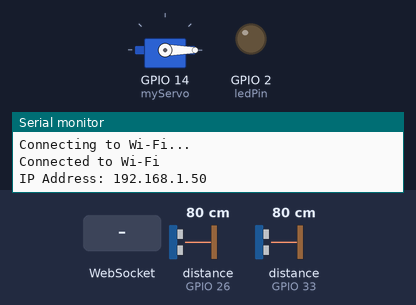
A sketch run on a simulated ESP32. Shown: servo, output pins drawn as LEDs (lit = HIGH), the last lines printed to the serial monitor. Wiring (inferred from the names in the program): ultrasonic range finder: trigger GPIO 27; echo GPIO 26. Inputs (shaded band) come from the test bench; at power-on: distance to the obstacle (sensors on GPIO 26, GPIO 33) 80 cm. The echo pulse lasts 58.3 µs per cm; WiFi joins after 1.5 s; servers stay silent unless stated; pins used as bus, display or sensor lines are not drawn.

Above: at 3.2 s.
3.3 s: WebSocket text "YES" received
At 4.5 s:
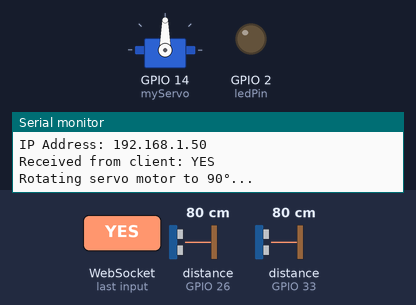
4.8 s: distance to the obstacle (sensor on GPIO 26) set to 2 cm
6.3 s: WebSocket text "1" received
At 6.8 s:
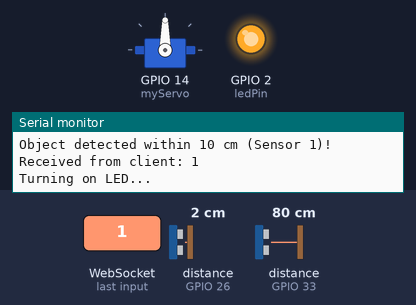
7.8 s: distance to the obstacle (sensor on GPIO 33) set to 12 cm
9.5 s: distance to the obstacle (sensor on GPIO 33) set to 9 cm
At 20.3 s:
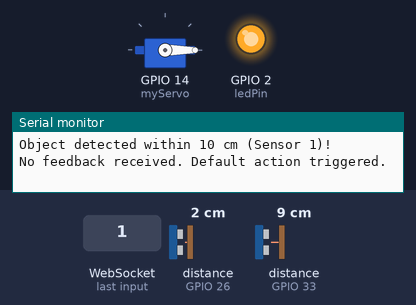
Timing chart, 0 to 21.0 s (numbered marks = the images above; inputs shaded):
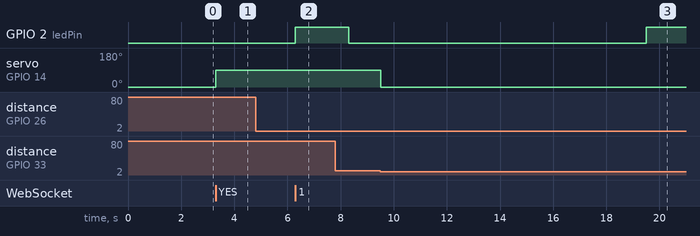

Measured:
- the behaviour switches between 11 and 10 cm on distance to the obstacle (sensor on GPIO 33) (found by bisection; images 2 and 3)
- after the input at 3.3 s, servo on GPIO 14 (myServo): 0° → 90° at once
- after the input at 6.3 s, GPIO 2 (ledPin): LOW → HIGH at once
- after the input at 9.5 s, GPIO 2 (ledPin): LOW → HIGH after 10.0 s; servo on GPIO 14 (myServo): 90° → 0° at once

The sketch:

sketch_feb6a.ino
```cpp
// #include <WiFi.h>
// #include <AsyncTCP.h>
// #include <ESPAsyncWebServer.h>
// #include <ESP32Servo.h>

// // Wi-Fi credentials
// const char* ssid = "hehe";
// const char* password = "password";

// // Ultrasonic sensor pins
// const int trigPin = 27; // Trigger pin
// const int echoPin = 26; // Echo pin

// // Servo motor
// Servo myServo;
// bool servoActive = false;
// unsigned long servoStartTime = 0;

// // LED pin
// const int ledPin = 2;

// // WebSocket server
// AsyncWebServer server(81);
// AsyncWebSocket ws("/ws");  // WebSocket endpoint

// // Variables
// unsigned long lastTriggerTime = 0;
// const unsigned long debounceDelay = 3000;  // Debounce time (3 seconds)
// bool feedbackReceived = false;

// // Function to send WebSocket messages
// void notifyClients(const char* message) {
//   ws.textAll(message);
// }

// // Handle WebSocket messages
// void handleWebSocketMessage(void *arg, uint8_t *data, size_t len) {
//   String message = String((char*)data).substring(0, len);
//   Serial.println("Received from client: " + message);

//   if (message == "YES") {
//     Serial.println("Rotating servo motor to 90°...");
//     myServo.write(90);  // Rotate to 90°
//     servoStartTime = millis();
//     servoActive = true;  // Set flag to return after 10 sec
//   } else {
//     Serial.println("Turning on LED...");
//     digitalWrite(ledPin, HIGH);
//     delay(2000);
//     digitalWrite(ledPin, LOW);
//   }

//   feedbackReceived = true;  // Mark feedback as received
// }

// // WebSocket event callback
// void onEvent(AsyncWebSocket *server, AsyncWebSocketClient *client, AwsEventType type, void *arg, uint8_t *data, size_t len) {
//   if (type == WS_EVT_DATA) {
//     handleWebSocketMessage(arg, data, len);
//   }
// }

// void setup() {
//   Serial.begin(115200);

//   // Connect to Wi-Fi
//   WiFi.begin(ssid, password);
//   while (WiFi.status() != WL_CONNECTED) {
//     delay(1000);
//     Serial.println("Connecting to Wi-Fi...");
//   }
//   Serial.println("Connected to Wi-Fi");
//   Serial.print("IP Address: ");
//   Serial.println(WiFi.localIP());

//   // Initialize WebSocket server
//   ws.onEvent(onEvent);
//   server.addHandler(&ws);
//   server.begin();

//   // Initialize sensor and peripherals
//   pinMode(trigPin, OUTPUT);
//   pinMode(echoPin, INPUT);
//   pinMode(ledPin, OUTPUT);

//   // Attach servo motor
//   myServo.attach(14);  // Servo connected to GPIO 14
//   myServo.write(0);    // Set initial servo position
// }

// // Function to get distance from the ultrasonic sensor
// float getDistance() {
//   digitalWrite(trigPin, LOW);
//   delayMicroseconds(2);
//   digitalWrite(trigPin, HIGH);
//   delayMicroseconds(10);
//   digitalWrite(trigPin, LOW);

//   long duration = pulseIn(echoPin, HIGH);
//   return duration * 0.034 / 2;
// }

// void loop() {
//   float distance = getDistance();

//   // Trigger WebSocket notification if distance < 10 cm
//   if (distance > 0 && distance < 10 && millis() - lastTriggerTime > debounceDelay) {
//     Serial.println("Object detected within 10 cm!");
//     notifyClients("SENSOR_TRIGGERED");
//     lastTriggerTime = millis();
//     feedbackReceived = false;

//     // Wait for feedback
//     unsigned long startTime = millis();
//     while (!feedbackReceived && millis() - startTime < 10000) {
//       delay(1000);
//       ws.cleanupClients();  // Keep WebSocket clients active
//     }

//     if (!feedbackReceived) {
//       Serial.println("No feedback received. Default action triggered.");
//       digitalWrite(ledPin, HIGH);
//       delay(2000);
//       digitalWrite(ledPin, LOW);
//     }
//   }

//   // Return servo to 0° after 10 sec
//   if (servoActive && millis() - servoStartTime >= 10000) {
//     Serial.println("Returning servo to 0°...");
//     myServo.write(0);
//     servoActive = false; // Reset flag
//   }

//   // Clean up WebSocket clients periodically
//   ws.cleanupClients();
// }


// #include <WiFi.h>
// #include <AsyncTCP.h>
// #include <ESPAsyncWebServer.h>
// #include <ESP32Servo.h>

// // Wi-Fi credentials
// const char* ssid = "hehe";
// const char* password = "password";

// // Ultrasonic sensor 1 (Triggering action)
// const int trigPin1 = 27;
// const int echoPin1 = 26;

// // Ultrasonic sensor 2 (Resetting servo)
// const int trigPin2 = 25;
// const int echoPin2 = 33;

// // Servo motor
// Servo myServo;
// bool servoActive = false;

// // LED pin
// const int ledPin = 2;

// // WebSocket server
// AsyncWebServer server(81);
// AsyncWebSocket ws("/ws");  // WebSocket endpoint

// // Variables
// unsigned long lastTriggerTime = 0;
// const unsigned long debounceDelay = 3000;  // Debounce time (3 seconds)
// bool feedbackReceived = false;

// // Function to send WebSocket messages
// void notifyClients(const char* message) {
//   ws.textAll(message);
// }

// // Handle WebSocket messages
// void handleWebSocketMessage(void *arg, uint8_t *data, size_t len) {
//   String message = String((char*)data).substring(0, len);
//   Serial.println("Received from client: " + message);

//   if (message == "YES") {
//     Serial.println("Rotating servo motor to 90°...");
//     myServo.write(90);  // Rotate to 90°
//     servoActive = true;  // Set flag to wait for second sensor
//   } else {
//     Serial.println("Turning on LED...");
//     digitalWrite(ledPin, HIGH);
//     delay(2000);
//     digitalWrite(ledPin, LOW);
//   }

//   feedbackReceived = true;  // Mark feedback as received
// }

// // WebSocket event callback
// void onEvent(AsyncWebSocket *server, AsyncWebSocketClient *client, AwsEventType type, void *arg, uint8_t *data, size_t len) {
//   if (type == WS_EVT_DATA) {
//     handleWebSocketMessage(arg, data, len);
//   }
// }

// void setup() {
//   Serial.begin(115200);

//   // Connect to Wi-Fi
//   WiFi.begin(ssid, password);
//   while (WiFi.status() != WL_CONNECTED) {
//     delay(1000);
//     Serial.println("Connecting to Wi-Fi...");
//   }
//   Serial.println("Connected to Wi-Fi");
//   Serial.print("IP Address: ");
//   Serial.println(WiFi.localIP());

//   // Initialize WebSocket server
//   ws.onEvent(onEvent);
//   server.addHandler(&ws);
//   server.begin();

//   // Initialize sensor and peripherals
//   pinMode(trigPin1, OUTPUT);
//   pinMode(echoPin1, INPUT);
//   pinMode(trigPin2, OUTPUT);
//   pinMode(echoPin2, INPUT);
//   pinMode(ledPin, OUTPUT);

//   // Attach servo motor
//   myServo.attach(14);  // Servo connected to GPIO 14
//   myServo.write(0);    // Set initial servo position
// }

// // Function to get distance from an ultrasonic sensor
// float getDistance(int trigPin, int echoPin) {
//   digitalWrite(trigPin, LOW);
//   delayMicroseconds(2);
//   digitalWrite(trigPin, HIGH);
//   delayMicroseconds(10);
//   digitalWrite(trigPin, LOW);

//   long duration = pulseIn(echoPin, HIGH);
//   return duration * 0.034 / 2;
// }

// void loop() {
//   float distance1 = getDistance(trigPin1, echoPin1);
//   float distance2 = getDistance(trigPin2, echoPin2);

//   // Trigger WebSocket notification if Sensor 1 detects an object within 10 cm
//   if (distance1 > 0 && distance1 < 10 && millis() - lastTriggerTime > debounceDelay) {
//     Serial.println("Object detected within 10 cm (Sensor 1)!");
//     notifyClients("SENSOR_TRIGGERED");
//     lastTriggerTime = millis();
//     feedbackReceived = false;

//     // Wait for feedback
//     unsigned long startTime = millis();
//     while (!feedbackReceived && millis() - startTime < 10000) {
//       delay(1000);
//       ws.cleanupClients();  // Keep WebSocket clients active
//     }

//     if (!feedbackReceived) {
//       Serial.println("No feedback received. Default action triggered.");
//       digitalWrite(ledPin, HIGH);
//       delay(2000);
//       digitalWrite(ledPin, LOW);
//     }
//   }

//   // Wait for Sensor 2 to detect an object to reset servo
//   if (servoActive && distance2 > 0 && distance2 < 10) {
//     Serial.println("Object detected within 10 cm (Sensor 2)! Returning servo to 0°...");
//     myServo.write(0);
//     servoActive = false; // Reset flag
//   }

//   // Clean up WebSocket clients periodically
//   ws.cleanupClients();
// }


#include <WiFi.h>
#include <AsyncTCP.h>
#include <ESPAsyncWebServer.h>
#include <ESP32Servo.h>

// Wi-Fi credentials
const char* ssid = "hehe";
const char* password = "password";

// Ultrasonic sensor 1 (Triggering action)
const int trigPin1 = 27;
const int echoPin1 = 26;

// Ultrasonic sensor 2 (Resetting servo)
const int trigPin2 = 25;
const int echoPin2 = 33;

// Servo motor
Servo myServo;
bool sensor1Active = true;  // Sensor 1 starts active
bool servoActive = false;   // Servo starts inactive

// LED pin
const int ledPin = 2;

// WebSocket server
AsyncWebServer server(81);
AsyncWebSocket ws("/ws");

// Variables
unsigned long lastTriggerTime = 0;
const unsigned long debounceDelay = 3000;
bool feedbackReceived = false;

// Function to send WebSocket messages
void notifyClients(const char* message) {
  ws.textAll(message);
}

// Handle WebSocket messages
void handleWebSocketMessage(void *arg, uint8_t *data, size_t len) {
  String message = String((char*)data).substring(0, len);
  Serial.println("Received from client: " + message);

  if (message == "YES") {
    Serial.println("Rotating servo motor to 90°...");
    myServo.write(90);
    servoActive = true;  // Set flag for Sensor 2 activation
  } else {
    Serial.println("Turning on LED...");
    digitalWrite(ledPin, HIGH);
    delay(2000);
    digitalWrite(ledPin, LOW);
  }

  feedbackReceived = true;
}

// WebSocket event callback
void onEvent(AsyncWebSocket *server, AsyncWebSocketClient *client, AwsEventType type, void *arg, uint8_t *data, size_t len) {
  if (type == WS_EVT_DATA) {
    handleWebSocketMessage(arg, data, len);
  }
}

void setup() {
  Serial.begin(115200);

  // Connect to Wi-Fi
  WiFi.begin(ssid, password);
  while (WiFi.status() != WL_CONNECTED) {
    delay(1000);
    Serial.println("Connecting to Wi-Fi...");
  }
  Serial.println("Connected to Wi-Fi");
  Serial.print("IP Address: ");
  Serial.println(WiFi.localIP());

  // Initialize WebSocket server
  ws.onEvent(onEvent);
  server.addHandler(&ws);
  server.begin();

  // Initialize sensor and peripherals
  pinMode(trigPin1, OUTPUT);
  pinMode(echoPin1, INPUT);
  pinMode(trigPin2, OUTPUT);
  pinMode(echoPin2, INPUT);
  pinMode(ledPin, OUTPUT);

  // Attach servo motor
  myServo.attach(14);
  myServo.write(0);
}

// Function to get distance from an ultrasonic sensor
float getDistance(int trigPin, int echoPin) {
  digitalWrite(trigPin, LOW);
  delayMicroseconds(2);
  digitalWrite(trigPin, HIGH);
  delayMicroseconds(10);
  digitalWrite(trigPin, LOW);

  long duration = pulseIn(echoPin, HIGH);
  return duration * 0.034 / 2;
}

void loop() {
  if (sensor1Active) {
    float distance1 = getDistance(trigPin1, echoPin1);

    // Trigger WebSocket notification if Sensor 1 detects an object within 10 cm
    if (distance1 > 0 && distance1 < 10 && millis() - lastTriggerTime > debounceDelay) {
      Serial.println("Object detected within 10 cm (Sensor 1)!");

      notifyClients("SENSOR_TRIGGERED");
      lastTriggerTime = millis();
      feedbackReceived = false;
      sensor1Active = false;  // Disable Sensor 1 until Sensor 2 detects

      // Wait for feedback
      unsigned long startTime = millis();
      while (!feedbackReceived && millis() - startTime < 10000) {
        delay(1000);
        ws.cleanupClients();
      }

      if (!feedbackReceived) {
        Serial.println("No feedback received. Default action triggered.");
        digitalWrite(ledPin, HIGH);
        delay(2000);
        digitalWrite(ledPin, LOW);
      }
    }
  }

  if (servoActive) {
    float distance2 = getDistance(trigPin2, echoPin2);

    // Reset servo and enable Sensor 1 when Sensor 2 detects an object
    if (distance2 > 0 && distance2 < 10) {
      Serial.println("Object detected within 10 cm (Sensor 2)! Resetting servo and reactivating Sensor 1...");
      myServo.write(0);
      servoActive = false;
      sensor1Active = true;  // Re-enable Sensor 1
    }
  }

  ws.cleanupClients();
}
```
